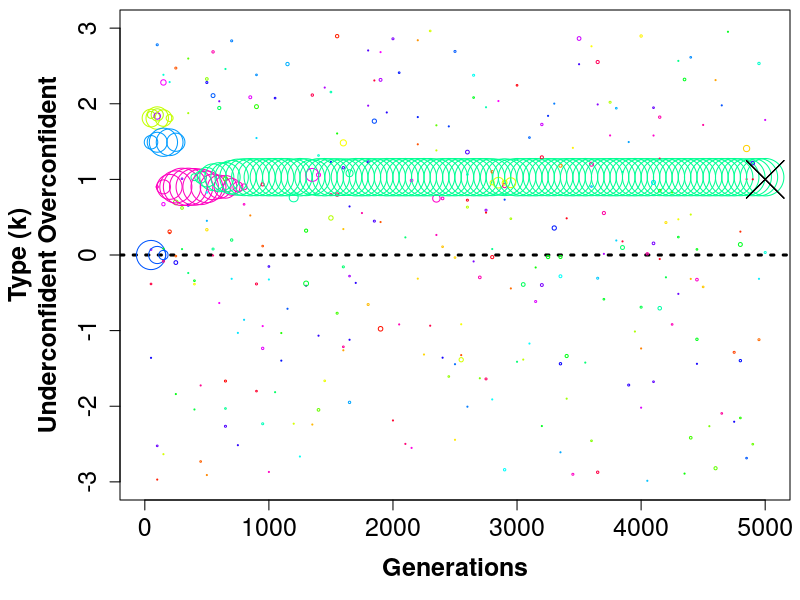

The R source for this figure:
#
# 0909.R,  2 Oct 13
#
# Example from:
# Empirical Software Engineering using R
# Derek M. Jones

# Code from:
# The Evolution of Overconfidence
# Dominic D. P. Johnson and James H. Fowler
#
## FUNCTION TO FIND SPECIFIC PAYOFFS WHEN EACH INDIVIDUAL
## PLAYS ONE OTHER INDIVIDUAL IN THE POPULATION
simkvec=function(k,error)
{
# randomly match each i with a j
pairs=matrix(sample(k),ncol=2) # generate random pairs
k_i=c(pairs[,1],pairs[,2]) # create vector of types for individual i
k_j=c(pairs[,2],pairs[,1]) # create vector of types for individual j
# errors and advantages
a=rnorm(n) # endowment advantage of i over j
if(error=="normal")
   {
   e_i=rnorm(n,0,e) # errors in i perception of j
   e_j=rnorm(n,0,e) # errors in j perception of i
} else {
   if(error=="binomial")
      {
      e_i=sample(c(e,-e),n,replace=T) # errors in i perception of j
      e_j=sample(c(e,-e),n,replace=T) # errors in j perception of i
   } else {
      return("need to specify binomial or normal error")
      }
   }

# probabilities of claiming and winning
i_claims = ( a + e_i + k_i) > 0 # determine if i makes a claim
j_claims = (-a + e_j + k_j) > 0 # determine if j makes a claim
i_wins = a > 0 # determine if i beats j
# payoffs
# r if i fights and j does not fight,
# r-c if j fights and i wins, and
# -c if j fights and i loses,
# 0 otherwise
payoffs_i = i_claims * ifelse(j_claims, i_wins*r - c, r)
# return payoffs
return(cbind(k_i, payoffs_i))
}

## FUNCTION TO APPROXIMATE E(PAYOFF) TO k_i AGAINST A SPECIFIC k_j
simkpair=function(k,error)
{
# advantage distribution
a = (-5*nn):(5*nn)/nn # advantage to i
pr_a = dnorm(a) # probability density for a
pr_a = pr_a / sum(pr_a) # normalize density to create probabilities
# probabilities of claiming and winning
if(error=="normal")
   {
   i_claims = pnorm( a + k[1], sd=e) # probability i makes a claim
   j_claims = pnorm(-a + k[2], sd=e) # probability j makes a claim
} else if(error=="binomial")
   {
   i_claims = 0.5*( a + k[1] + e > 0) + 0.5*( a + k[1] - e > 0) # probability i makes a claim
   j_claims = 0.5*(-a + k[2] + e > 0) + 0.5*(-a + k[2] - e > 0) # probability j makes a claim
} else
   {
   return("need to specify binomial or normal error")
   }
i_wins = a > 0 # determine if i beats j
i_ties = which(a == 0) # determine when i ties j
# payoffs
# r if i fights and j does not fight,
# r-c if j fights and i wins, and
# -c if j fights and i loses,
# 0 otherwise
payoffs_i = i_claims * (j_claims * (i_wins * r - c) + (1 - j_claims) * r)
# if i and j tie, there is a 0.5 chance i wins
payoffs_i[i_ties] = i_claims[i_ties] *
(j_claims[i_ties] * (0.5 * r - c) + (1 - j_claims[i_ties]) * r)
# return payoffs
return(sum(payoffs_i * pr_a ))
}


## FUNCTION TO GET PAYOFFS FOR AN INVADER AND 2 EXISTING TYPES IN A POPULATION
# get payoffs for an invader and 2 types in a population
simk3=function(x,y,error)
{
# if type 1 and 2 are the same, then do not calculate mixture
if(y[1] == y[2])
   {
   p_pop=simkpair(c(y[1],y[1]),error=error) # type 1 payoff vs. self
   mix=1 # arbitrarily assign type 1 to be the winning type
# otherwise, calculate mixture
} else {
   # calculate payoffs when each population type plays self and other
   p11=simkpair(c(y[1],y[1]),error=error) # type 1 payoff vs. type 1
   p12=simkpair(c(y[1],y[2]),error=error) # type 1 payoff vs. type 2
   p21=simkpair(c(y[2],y[1]),error=error) # type 2 payoff vs. type 1
   p22=simkpair(c(y[2],y[2]),error=error) # type 2 payoff vs. type 2
# calculate proportion of type 1 in equilibrium mixture
   if(p11>=p21&p12>=p22)
     {
     mix=1
   } else {
      if(p21>p11&p22>p12)
         {
         mix=0
      } else {
         mix=(p22-p12)/(p11-p12-p21+p22)
         }
      }
# payoff of population
   p_pop=mix*p11+(1-mix)*p12
   }

# payoff of each invader type vs. population
p_inv=rep(NA,length(x))
for(i in 1:length(x))
   {
   p_inv[i]= mix * simkpair(c(x[i],y[1]),error=error) +
   (1-mix) * simkpair(c(x[i],y[2]),error=error)
   }
# return mixture and invader and population payoffs
return(cbind(mix,p_inv,p_pop))
}

## FUNCTION USED BY BEST REPLY FUNCTION
simk3optimize = function(x,y,error=error) simk3(x,y,error=error)[2]

## FUNCTION TO IDENTIFY EQUILIBRIA BASED ON ITERATED BEST REPLY
bestreply=function(khats,error)
{
khatslist=paste(khats,collapse=" ") # initialize population list
continue=TRUE # initialize continuation variable
# start loop to search for best replies
while(continue)
   {
   print(khats)
# find maxima in various regions less than, greater than, and near 0
# we do this because the payoff curve is sometimes kinked for the binomial case
# at -2e, -e, 0, e, and 2e
   o1 = optimize(simk3optimize, c(-5,-3*e/2), y=khats, maximum = T, error=error)
   o2 = optimize(simk3optimize, c(-3*e/2,-e/2), y=khats, maximum = T, error=error)
   o3 = optimize(simk3optimize, c(-e/2,e/2), y=khats, maximum = T, error=error)
   o4 = optimize(simk3optimize, c(e/2,3*e/2), y=khats, maximum = T, error=error)
   o5 = optimize(simk3optimize, c(3*e/2,5), y=khats, maximum = T, error=error)
   objectives=c(o1$objective,o2$objective,o3$objective,o4$objective,o5$objective)
   maxima=c(o1$maximum,o2$maximum,o3$maximum,o4$maximum,o5$maximum)
# choose invader with highest maximum
   invader=maxima[which.max(objectives)]
# evaluate best invader vs. population
   s=simk3(invader,y=khats,error=error)
# if invader does better than population....
   if(s[2]>=s[3])
      {
# check current type against a mix of invader and other current type
      s1=simk3(khats[1],y=c(khats[2],invader),error=error)
      s2=simk3(khats[2],y=c(khats[1],invader),error=error)
# if invader dominates both populations, create whole pop from invaders
      if(s1[1]==0&s2[1]==0)
         {
         khats=c(invader,invader)
      } else {
# replace type that does worst against invader
         if(s1[2]>=s2[2]) khats=sort(c(khats[1],invader))
         if(s2[2]>s1[2]) khats=sort(c(khats[2],invader))
         }
      }
# add this population to the list (round to 3 digits)
   khatslist=c(khatslist,paste(round(khats,3),collapse=" "))
# if this population was already evaluated, stop searching
   if(khatslist[length(khatslist)]%in%khatslist[1:(length(khatslist)-1)]) continue=FALSE
   }
# print approximate solution
return(khats)
}

## STEP 1: SET PARAMETERS FOR SIMULATION
n=1000 # number of individuals in population
c=1 # cost of fighting
r=2 # reward to winning
e=1 # size of error perception
d=0.5 # approx. fraction of population that dies each time
g=5000 # number of generations
m=0.001 # mutation rate
gg=50 # how many generations to skip between plot points
error="binomial" # choose binomial or normal perception error
start="unbiased" # choose starting population
# initial distribution of possible k thresholds in population
# NOTE: IF THERE ARE TWO EQUILIBRIA, STARTING VALUES WILL DETERMINE
# WHICH ONE HAPPENS.
if(start=="unbiased")
   {
# start with unbiased population
   k=rep(0,n)
} else {
# otherwise start with extreme mixed population
   k=c(rep(-10,round(n/2)),rep(10,n-round(n/2)))
   }
# initialize plot
par(mai=c(1,1.2,0.1,0.1))
colors=rainbow(6001)[sample(6001)] # randomly assign color to each type
plot(c(-1000,g*2),c(0,0),xlim=c(0,g),ylim=c(-3,3),type="l",lty="dotted",
xlab="Generations",font.lab=2,cex.lab=1.5,cex.axis=1.5,lwd=3,
ylab="Type (k)\nUnderconfident Overconfident")
# loop through each generation
for(i in 1:g)
   {
# get payoffs
   kp=simkvec(k,error=error)
   k=kp[,1]
   p=kp[,2]
# plot payoffs compared to k, color fixed for each k
   if(i%%gg==0)
      {
      tab=table(k)
      points(rep(i,length(tab)),names(tab),pch=1,cex=5*sqrt(tab/n),
      col=colors[(as.numeric(names(tab))+3)*1000+1])
      }
# normalize payoffs to create probability of remaining in population
# proportional to payoff
   p=(p-min(p))/(max(p)-min(p))
   p=1-2*(1-p)*d
# decide which individuals to remove from population
   dead=which(p<runif(n,0,1))
# replace dead strategies with live strategies
   if(length(dead)>0) k[dead]=sample(k[-dead],length(dead),replace=T)
# create mutant types, sampling from whole space
   mutant=sample(n,round(n*m))
   k[mutant]=round(runif(1,-3,3),3)
   }
## STEP 2: ADD ITERATED BEST REPLY EQUILIBRIA
nn=1000 # number of samples of normal distribution (higher = slower, more accurate)
# search near unbiased populations
b1=bestreply(c(0,0),error=error)
# search again far from unbiased populations
b2=bestreply(c(-10,10),error=error)
# print approximate equilibria (note, sometimes they will be different,
# but if they are nearby they are probably technically the same one)
print(b1)
print(b2)
# add best reply equilibrium points to plot
points(c(g,g),b1,pch=4,cex=5,col="black")
points(c(g,g),b2,pch=4,cex=5,col="black")


